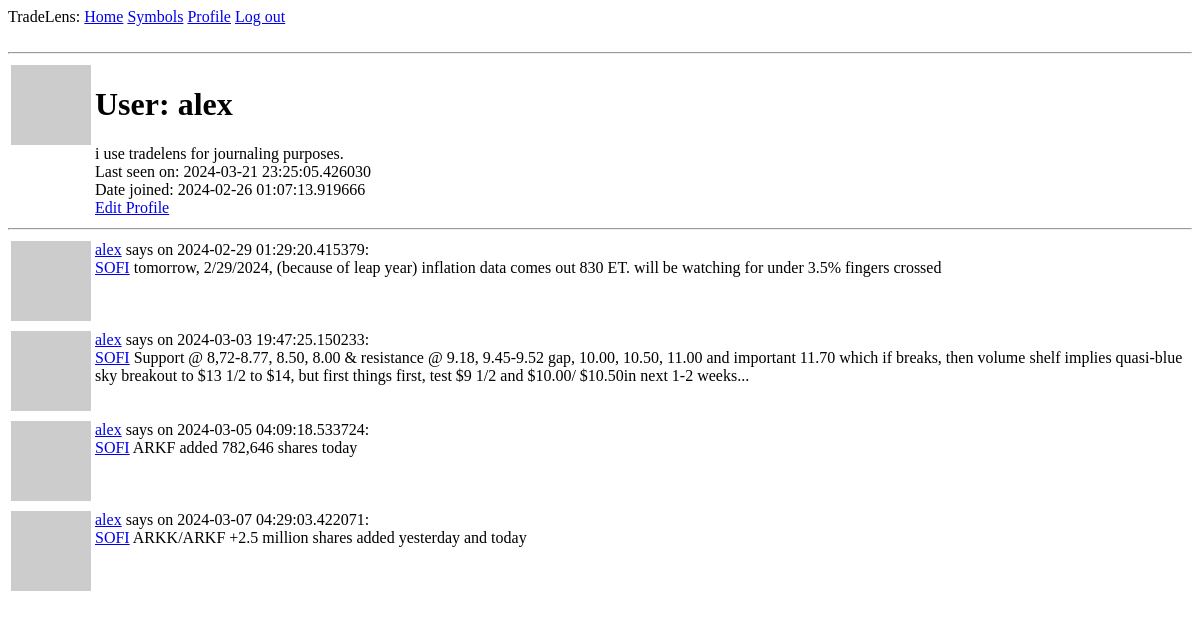
/user/alex (signed in), run on an earlier commit of the app's database.
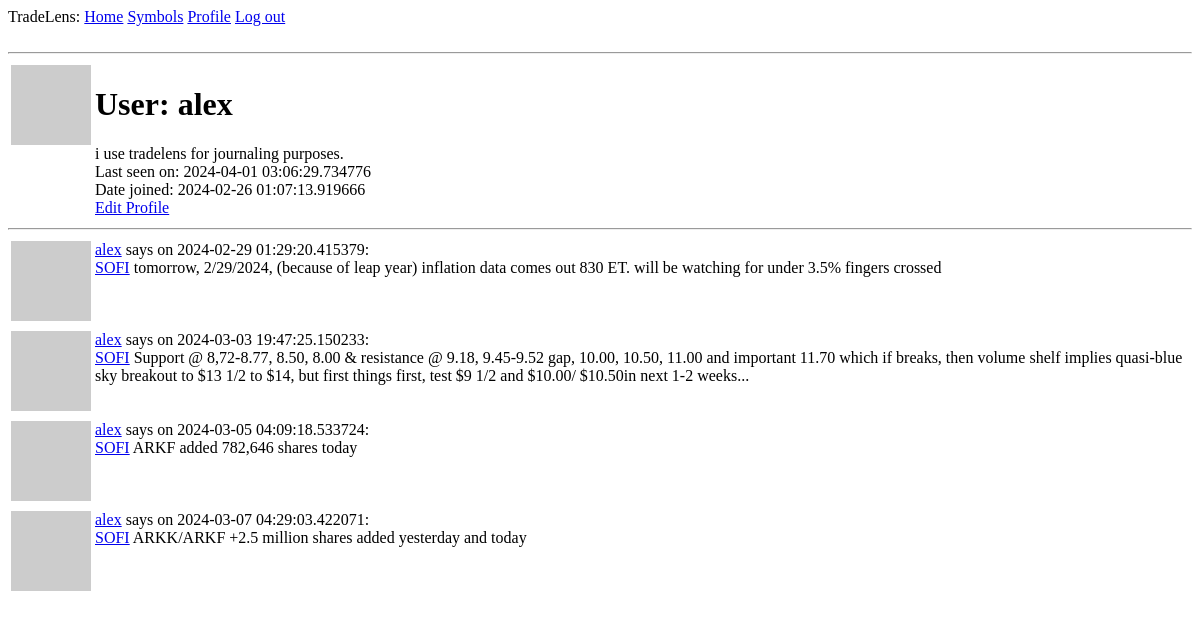
And on a later commit of the database.
### app/models.py (models this page shows, shortened)
class User(db.Model, UserMixin):
    id: so.Mapped[int] = so.mapped_column(primary_key=True)
    username: so.Mapped[str] = so.mapped_column(sa.String(64), index=True, unique=True)
    email: so.Mapped[str] = so.mapped_column(sa.String(120), index=True, unique=True)
    password_hash: so.Mapped[Optional[str]] = so.mapped_column(sa.String(256))
    about_me: so.Mapped[Optional[str]] = so.mapped_column(sa.String(200))
    last_seen: so.Mapped[Optional[datetime]] = so.mapped_column(default=lambda: datetime.now(timezone.utc))
    date_joined: so.Mapped[Optional[datetime]] = so.mapped_column(index=True, default=lambda: datetime.now(timezone.utc))
    posts: so.WriteOnlyMapped['Post'] = so.relationship(back_populates='author')
    watching = db.relationship('Stocks', secondary=watchlist, backref='watchers')
    def avatar(self, size):
        digest = md5(self.email.lower().encode('utf-8')).hexdigest()
        return f'https://www.gravatar.com/avatar/{digest}?d=identicon&s={size}' # url of user's avatar image
    following: so.WriteOnlyMapped['User'] = so.relationship(
        secondary=followers,
        primaryjoin=(followers.c.follower_id == id),
        secondaryjoin=(followers.c.following_id == id),
        back_populates='followers'
    )
    followers: so.WriteOnlyMapped['User'] = so.relationship(
        secondary=followers,
        primaryjoin=(followers.c.following_id == id),
        secondaryjoin=(followers.c.follower_id == id),
        back_populates='following'
    )

### app/routes.py (the view)
@app.route('/user/<username>')
@login_required
def user(username):
    user = User.query.filter_by(username=username).first_or_404()
    form = EmptyForm()
    posts = Post.query.order_by(Post.timestamp).where(Post.user_id == user.id)
    return render_template('user.html', title=f'{user.username}', user=user, posts=posts, form=form)

### app/models.py (called while the page is built)
@login_manager.user_loader
def load_user(id): # Flask-Login passes id argument as string
    return db.session.get(User, int(id))

### app/routes.py (called while the page is built)
@app.before_request
def before_request():
    if current_user.is_authenticated: # if current_user is logged in
        current_user.last_seen = datetime.now(timezone.utc) # set last seen field to current time
        db.session.commit()

### app/templates/user.html
{% extends 'base.html' %}
{% block content %}
    <table>
        <tr valign="top">
            <td><img src="{{ user.avatar(128) }}" alt=""></td>
            <td>
                <h1>User: {{ user.username }}</h1>
                {% if user.about_me %} {{ user.about_me }} {% endif %} <br>
                {% if user.last_seen %} Last seen on: {{ user.last_seen }} {% endif %} <br>
                {% if user.date_joined %} Date joined: {{ user.date_joined }} {% endif %} <br>
                {% if user == current_user %}
                    <a href="{{ url_for('edit_profile') }}">Edit Profile</a>
                {% elif not current_user.is_following(user) %}
                    <form action="{{ url_for('follow', username=user.username) }}" method="post">
                        {{ form.hidden_tag() }}
                        {{ form.submit(value='Follow')}}
                    </form>
                {% else %}
                    <form action="{{ url_for('unfollow', username=user.username) }}" method="post">
                        {{ form.hidden_tag() }}
                        {{ form.submit(value='Unfollow')}}
                    </form>
                {% endif %}
            </td>
        </tr>
    </table>
    <hr>
    {% for post in posts %}
        {% include '_post.html' %}
    {% endfor %}
{% endblock %}

What changed in the data, as far as the page shows it:
changed User "alex": last_seen "2024-03-21 23:25:05.426030" → "2024-04-01 03:06:29.734776"
